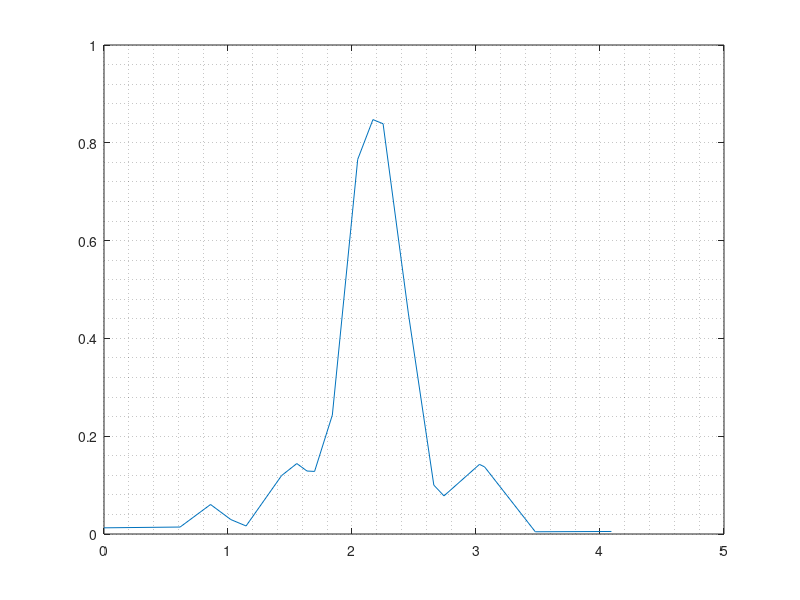

Reproduce this figure in MATLAB.
data = [0	0.6	1	1.4	1.6	1.8	2	2.2	2.4	2.6	3	3.4	4	0.84	1.12	1.52	1.66	2.12	2.68	2.96;...
14.9	16.8	34.8	141	152	287	904	990	531	118	162	5.41	6.09	71.2	19.4	170	151	1000	92	168];

dataSorted = sortrows(data',1)';
figure()
plot(dataSorted(1,:)*1.023,dataSorted(2,:)/1180);
grid minor